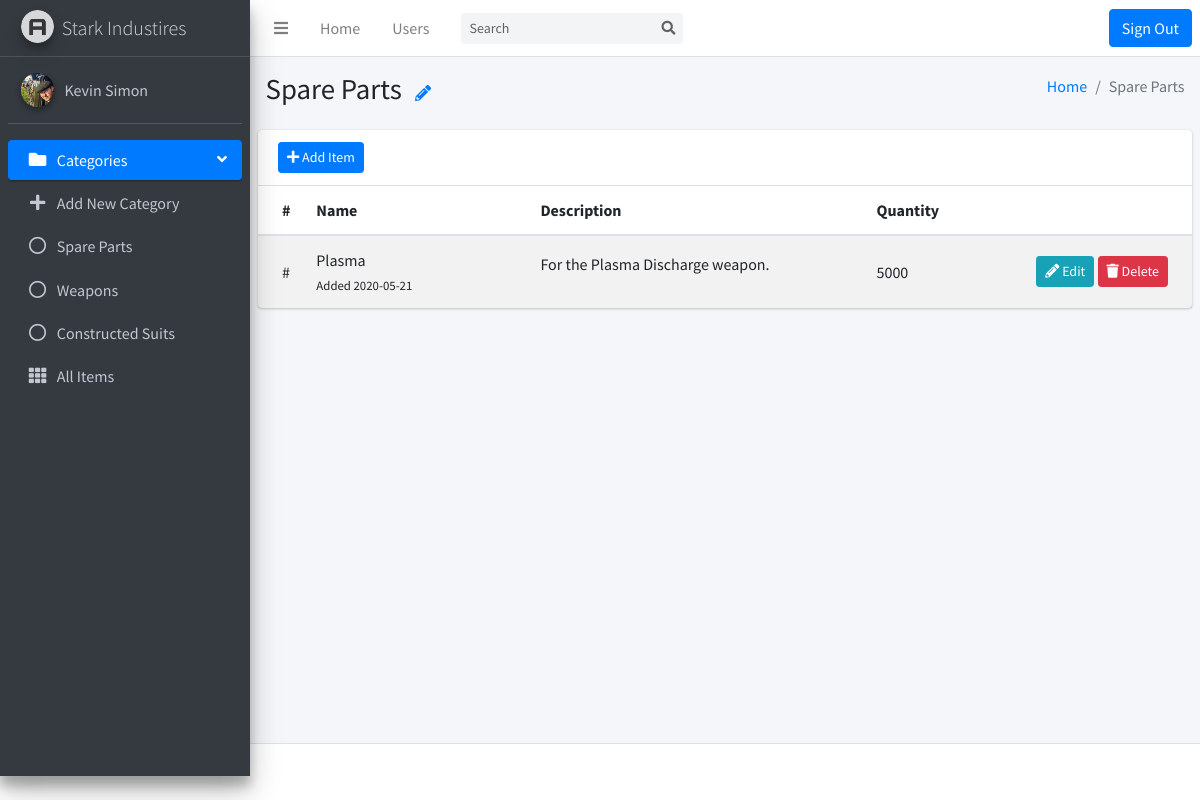
The page /category.php?category=Spare Parts (signed in) on the database its author committed.
### tables this page shows
CREATE TABLE `categories` (
  `idCategory` int(11) NOT NULL,
  `nameCategory` varchar(100) NOT NULL
);

CREATE TABLE `products` (
  `idProduct` int(11) NOT NULL,
  `nameProduct` varchar(100) NOT NULL,
  `descProduct` longtext NOT NULL,
  `amountProduct` int(11) NOT NULL,
  `categoryid` int(11) NOT NULL,
  `dateAdded` date NOT NULL
);

### category.php (the view, shortened to what this page needs)
<?php
  include('header.php');
?>
<body class="hold-transition sidebar-mini">
  <div class="wrapper">
    <div class="content-wrapper">
      <section class="content-header">
        <div class="container-fluid">
          <div class="row mb-2">
            <div class="col-sm-6">
              <?php
                $category = htmlspecialchars($_GET['category']);
                echo '<h1 style="display: inline-block; padding-right: 10px;">'.$category.'</h1>
                      <a href="editcategory.php?changeCat='.$category.'">
                      <i class="fas fa-pencil-alt"></i>
                      </a>
                  </div>
                    <div class="col-sm-6">
                      <ol class="breadcrumb float-sm-right">
                        <li class="breadcrumb-item"><a href="index.php">Home</a></li>
                        <li class="breadcrumb-item active">'.$category.'</li>
                      </ol>
                    </div>';
              ?>
            </div>
          </div>
      </section>
      <section class="content">
        <div class="card">
          <div class="card-header">
            <a href="product-add.php?forcategory=<?= $category; ?>" class="btn btn-primary btn-sm">
              <i class="fas fa-plus"></i>
              Add Item
            </a>
          </div>
          <div class="card-body p-0">
            <table class="table table-striped projects">
              <thead>
                <tr>
                  <th style="width: 1%">
                    #
                  </th>
                  <th style="width: 20%">
                    Name
                  </th>
                  <th style="width: 30%">
                    Description
                  </th>
                  <th style="width: 9%">
                    Quantity
                  </th>
                  <th style="width: 20%">
                  </th>
                </tr>
              </thead>
              <tbody>
                <?php
                  include('includes/dbh.inc.php');
                  $category = htmlspecialchars($_GET['category']);
                  $sql = "SELECT * FROM products LEFT JOIN categories ON products.categoryid = categories.idCategory ORDER BY idProduct DESC";
                  $result = mysqli_query($conn, $sql);
                  if (mysqli_num_rows($result) > 0) {
                    while($row = mysqli_fetch_array($result)) {
                      if ($category === $row['nameCategory']) {
                        echo
                          '<tr>
                              <td>
                                  #
                              </td>
                            <td>
                                <a>
                                    '.$row['nameProduct'].'
                                </a>
                                <br/>
                                <small>
                                    Added '.$row['dateAdded'].'
                                </small>
                            </td>
                            <td>
                                <p>'.$row['descProduct'].'</p>
                            </td>
                            <td>
                                '.$row['amountProduct'].'
                            </td>
                            <td class="project-actions text-right">
                        <!--    <a class="btn btn-primary btn-sm" href="#">
                                    <i class="fas fa-folder">
                                    </i>
                                    View
                                </a>-->
                                '.(isset($_SESSION['userAdmin']) ?
                                '<a class="btn btn-info btn-sm" href="product-edit.php?productedit='.$row['idProduct'].'&forcategory='.$row['nameCategory'].'">
                                    <i class="fas fa-pencil-alt">
                                    </i>
                                    Edit
                                </a>
                                <a class="btn btn-danger btn-sm delete" href="includes/itemchange.inc.php?removeItem='.$row['idProduct'].'" data-confirm="Are you sure you want to delete the item '.$row['nameProduct'].'?">
                                    <i class="fas fa-trash">
                                    </i>
                                    Delete
                                </a>' : '').'
                            </td>
                        </tr>';
                      }
                    }
                  }
                ?>
              </tbody>
            </table>
          </div>
        </div>
      </section>
    </div>
<?php
  include('footer.php');
?>

### header.php (shortened to what this page needs)
<!DOCTYPE html>
<html lang="en">
<head>
  <link rel="stylesheet" href="plugins/fontawesome-free/css/all.min.css">
  <link rel="stylesheet" href="dist/css/adminlte.min.css">
</head>
<body class="hold-transition sidebar-mini">
  <div class="wrapper">
    <nav class="main-header navbar navbar-expand navbar-white navbar-light">
      <ul class="navbar-nav">
        <li class="nav-item">
          <a class="nav-link" data-widget="pushmenu" href="#" role="button"><i class="fas fa-bars"></i></a>
        </li>
        <li class="nav-item d-none d-sm-inline-block">
          <a href="index.php" class="nav-link">Home</a>
        </li>
        <li class="nav-item d-none d-sm-inline-block">
          <a href="contacts.php" class="nav-link">Users</a>
        </li>
      </ul>
      <form class="form-inline ml-3" action="search.php" method="post">
        <div class="input-group input-group-sm">
          <input name="search" class="form-control form-control-navbar" type="search" placeholder="Search" aria-label="Search">
          <div class="input-group-append">
            <button class="btn btn-navbar" type="submit" name="search-submit">
              <i class="fas fa-search"></i>
            </button>
          </div>
        </div>
      </form>
      <ul class="navbar-nav ml-auto">
        <li class="nav-item">
          <form action="includes/logout.inc.php" method="post">
            <button type="submit" class="btn btn-primary btn-block" name="logout-submit">Sign Out</button>
          </form>
        </li>
      </ul>
    </nav>
    <aside class="main-sidebar sidebar-dark-primary elevation-4">
      <a href="index.php" class="brand-link">
        <img src="dist/img/AdminLTELogo.png" alt="AdminLTE Logo" class="brand-image img-circle elevation-3"
          style="opacity: .8">
        <span class="brand-text font-weight-light">Stark Industires</span>
      </a>
      <div class="sidebar">
        <div class="user-panel mt-3 pb-3 mb-3 d-flex">
          <div class="image">
            <?php
              include('includes/dbh.inc.php');
              $sql = "SELECT * FROM users";
              $result = mysqli_query($conn, $sql);
              if (mysqli_num_rows($result) > 0) {
                if ($row = mysqli_fetch_assoc($result)) {
                  $userId = $_SESSION['userId'];
                  $picId = $_SESSION['userPic'];
                  $fileName = "uploads/".$picId."*";
                  $filePath = glob($fileName);
                  $fileExt = explode(".", $filePath['0']);
                  $fileActualExt = $fileExt[1];
                  if ($userId == $picId) {
                    $profilePic = "uploads/".$picId."."."$fileActualExt";
                  } else {
                    $profilePic = "uploads/profile_default_image_stkindustries2020.jpg";
                  }
                  if ($row['picUsers'] == $userId) {
                    echo '<img src="'.$profilePic.'?'.mt_rand().'" class="img-circle elevation-2" alt="User Image">';
                  } else {
                    echo '<img src="'.$profilePic.'" class="img-circle elevation-2" alt="Default User Image">';
                  }
                }
              }
            ?>
          </div>
          <div class="info">
            <a href="profile.php" class="d-block"><?= $_SESSION["userName"]; ?></a>
          </div>
        </div>
        <nav class="mt-2">
          <ul class="nav nav-pills nav-sidebar flex-column" data-widget="treeview" role="menu" data-accordion="false">
            <li class="nav-item has-treeview menu-open">
              <a href="#" class="nav-link active">
                <i class="nav-icon fas fa-folder"></i>
                <p>
                  Categories
                  <i class="right fas fa-angle-left"></i>
                </p>
              </a>
              <ul class="nav nav-treeview">
                <li class="nav-item">
                  <a href="category-add.php" class="nav-link">
                    <i class="fas fa-plus nav-icon"></i>
                    <p>Add New Category</p>
                  </a>
                </li>
                <?php
                  include('dbh.inc.php');
                  $sql = "SELECT * FROM categories";
                  if($result = mysqli_query($conn, $sql)) {
                    if(mysqli_num_rows($result) > 0) {
                      while($row = mysqli_fetch_array($result)) {
                        $category = $row['nameCategory'];
                        echo
                          '<li class="nav-item">
                            <a href="category.php?category='.$category.'" class="nav-link">
                              <i class="far fa-circle nav-icon"></i>
                            <p>'.$category.'</p>
                            </a>
                          </li>';
                      }
                    }
                  }
                ?>
              </ul>
            </li>
            <li class="nav-item">
              <a href="allproducts.php" class="nav-link">
                <i class="nav-icon fas fa-th"></i>
                <p>
                  All Items
                </p>
              </a>
            </li>
          </ul>
        </nav>
      </div>
    </aside>

### rows shown on the page
categories: nameCategory "Spare Parts"
categories: nameCategory "Weapons"
categories: nameCategory "Constructed Suits"
products: nameProduct "Plasma", dateAdded "2020-05-21", descProduct "For the Plasma Discharge weapon.", amountProduct "5000"

### other values the page prints
$_SESSION["userName"] "Kevin Simon"
$category "Spare Parts"
